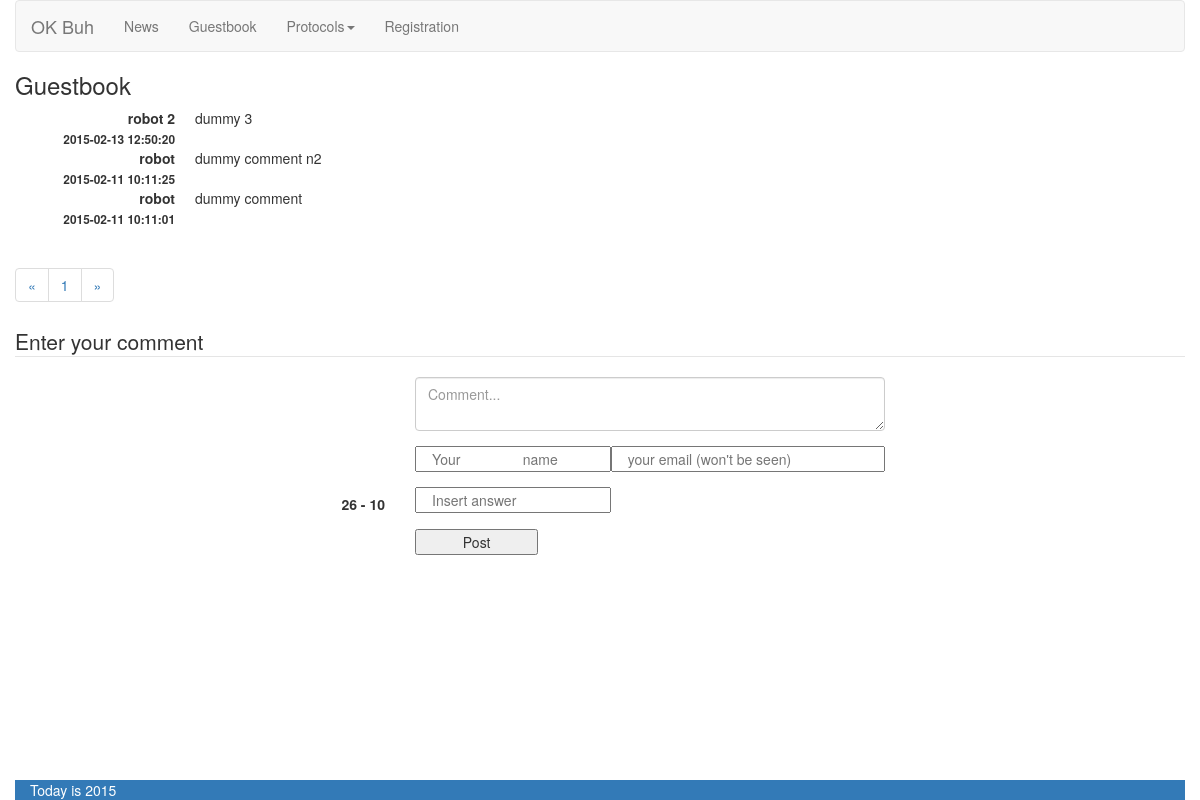
The app's page /guestbook with its own data.
### tables this page shows
CREATE TABLE `buh_comments` (
  `id_comment` int(11) NOT NULL AUTO_INCREMENT,
  `author_name` varchar(45) NOT NULL,
  `author_email` varchar(45) NOT NULL,
  `date_time` timestamp NOT NULL DEFAULT CURRENT_TIMESTAMP,
  `text` text NOT NULL,
  `is_deleted` enum('0','1') NOT NULL DEFAULT '0' COMMENT '0-visible, 1-invisible',
  PRIMARY KEY (`id_comment`)
);

### inc/View.php (called while the page is built, shortened)
<?php
class View
{
    public function render($tplName)
    {
        include 'inc/views/pages/' . $tplName . '.php';
    }
    public static function lang($label)
    {
        return $label;
    }
}

### inc/controllers/GuestbookController.php (called while the page is built, shortened)
<?php
class GuestbookController extends Controller
{
    public function defaultAction($pageNum = 1)
    {
        $this->pageAction((int)$pageNum);
    }
    public function pageAction($pageNum = 1)
    {
        $pageNum = $this->checkPage((int)$pageNum);
        $offset = ($pageNum - 1) * LIMIT_PER_PAGE;
        $limit = LIMIT_PER_PAGE;
        $this->view->comments = GuestbookModel::getMessages($limit, $offset);
        $this->view->pageQuant = ceil(GuestbookModel::countMessages() / LIMIT_PER_PAGE);
        $this->view->pageCur = $pageNum;
        $this->view->area = 'guestbook';
        $this->view->captcha = Captcha::generateCaptcha();
        $this->view->render('guestbook');
    }
}

### index.php (called while the page is built)
<?php
include 'config.php';
new Router();

### config.php (called while the page is built, shortened)
<?php
function autoload($classname) {
    $clsFile = __DIR__.DS.CLS_DIR.DS.$classname.'.php';
    $clsFileUtils = __DIR__.DS.CLS_DIR.DS.'utils'.DS.$classname.'.php';
    $clsFileModel = __DIR__.DS.CLS_DIR.DS.'models'.DS.$classname.'.php';
    $clsFileController = __DIR__.DS.CLS_DIR.DS.'controllers'.DS.$classname.'.php';
    if(file_exists($clsFile)) {
        return true;
    } elseif (file_exists($clsFileUtils)) {
        return true;
    } elseif(file_exists($clsFileModel)) {
        return true;
    } elseif (file_exists($clsFileController)) {
        require_once $clsFileController;
        return true;
    }
    return false;
}

### inc/utils/DB.php (called while the page is built, shortened)
<?php
class DB extends PDO{
    protected static $_instance;
    public static function getInstance() {
        if (self::$_instance === null) {
            self::$_instance = new self;
        }
        return self::$_instance;
    }
}

### inc/models/GuestbookModel.php (called while the page is built, shortened)
<?php
class GuestbookModel extends Model
{
    public static function getMessages($limit,$offset)
    {
        $sth = DB::getInstance()->prepare('SELECT * FROM `buh_comments` ORDER BY `date_time` DESC
LIMIT :limit OFFSET :offset');
        $sth->bindValue(':offset', $offset, PDO::PARAM_INT);
        $sth->bindValue(':limit', $limit, PDO::PARAM_INT);
        $sth->execute();
        return $sth->fetchAll();
    }
}

### inc/Controller.php (called while the page is built, shortened)
<?php
class Controller
{
    public function checkPage($page)
    {
        $page = ($page > 0)?$page:1;
        return $page;
    }
}

### inc/views/pages/guestbook.php (the view)
<?php require 'inc/views/divs/header.php' ?>
    <h3><?= View::lang('Guestbook') ?></h3>
    <dl class="dl-horizontal"><?php foreach ($this->comments as $comment) { ?>
            <dt><?=$comment['author_name']?><br><time><small><?=$comment['date_time'] ?></small></time></dt>
            <dd>
                <div id="<?= $comment['id_comment'] ?>"><?= $comment['text'] ?></div>
            </dd>
        <?php } ?>
    </dl>
<?php
require 'inc/views/divs/paginator.php';
require 'inc/views/forms/form_add_comment.php';
require 'inc/views/divs/footer.php' ?>

### records on screen
buh_comments: author_name "robot 2", date_time "2015-02-13 12:50:20", text "dummy 3"
buh_comments: author_name "robot", date_time "2015-02-11 10:11:25", text "dummy comment n2"
buh_comments: author_name "robot", date_time "2015-02-11 10:11:01", text "dummy comment"

### other values on screen
View::lang('OK Buh') "OK Buh"
View::lang('News') "News"
View::lang('Guestbook') "Guestbook"
View::lang('Protocols') "Protocols"
View::lang('Registration') "Registration"
View::lang('Enter your comment') "Enter your comment"
$this->captcha "26 - 10"
View::lang('Post') "Post"
View::lang('Today is ') "Today is"
